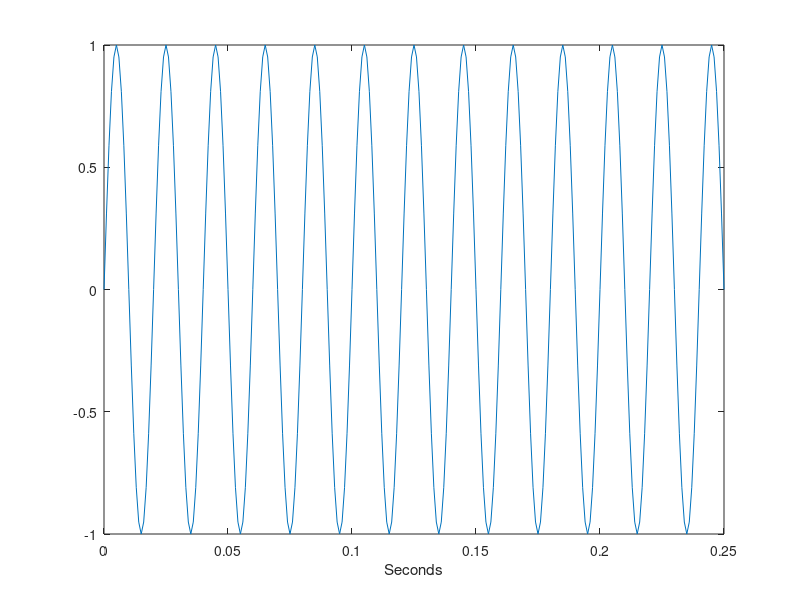
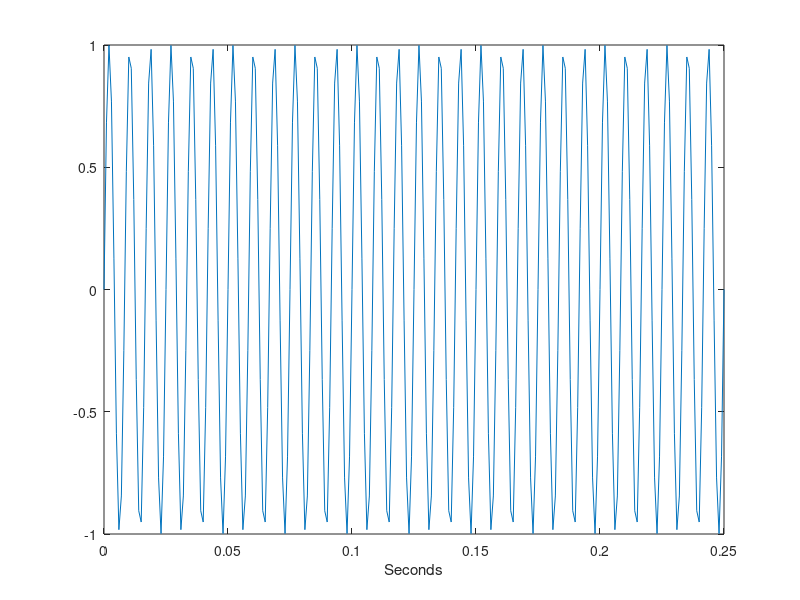
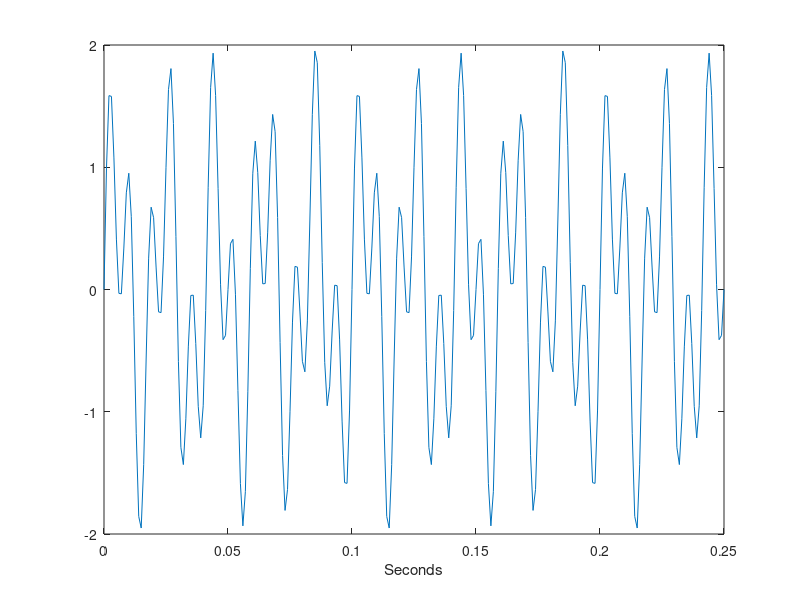
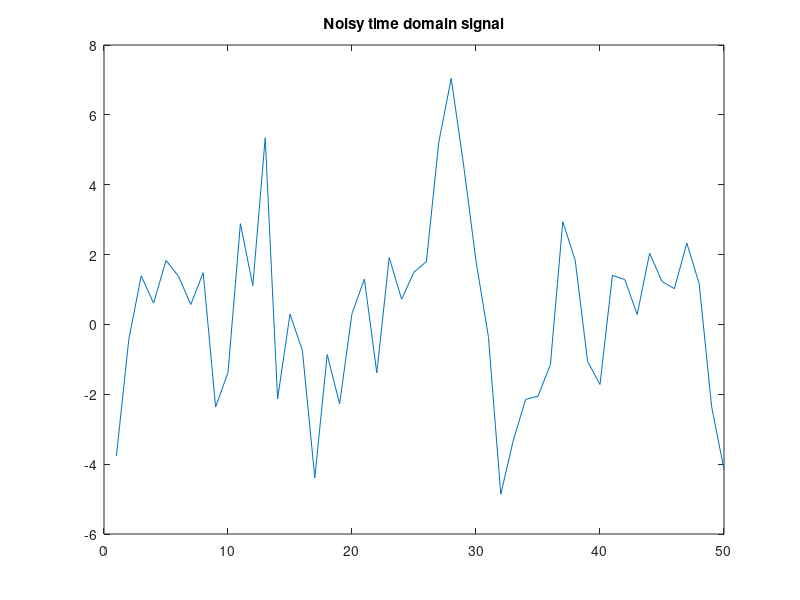

Write MATLAB code to recreate these figures, in order. (Note: this script raises an error after producing the figures.)
%%
% Quick demonstration of Fourier decomposition in the context of speech sounds.
% I use this showing students how the sounds we hear as vowels are complex sounds which can be
% partially decomposed into constituent parts

%%
% Greenberg & Ainsworth (2004) pages 1-9: synopsis
% 
% In humans, the most important function of hearing is communication. How does the auditory system work? 
% Since the 1800?s, people have modeled the hearing system as a frequency analyzer. 
% Because each phone (or phoneme) can be decomposed using Fourier decomposition to a particular combination of sine waves, 
% and because each phone or phoneme is, in a sense, nothing more than that particular combination of sine waves, 
% all the auditory system really has to do is carry out a kind of Fourier analysis on the incoming speech sounds, one at a time, 
% and match these to a database of known sounds. This is known as *articulation theory*.
% But this is too simple a model of auditory processing. The auditory system is doing much more than this, 
% because in many situations (like a cocktail party), it would actually be less efficient to try to process the full spectrum
% of all the sounds heard. The system must be focussing on certain aspects of the speech signal. Other factors, 
% like an analysis of the modulation of intensity over time, are probably also very important tools for decoding speech sounds.
% 
% Different levels of speech analysis are very likely to correspond to different levels of the auditory stream, 
% from the cochlea to the entire brain. The auditory system is simultaneously doing many many things, 
% and most of the time we are not aware of any of it.  Humans' vocal apparatus is unlike any other animal's - apes, 
% our nearest relatives, cannot produce linguistic sounds. But, although our vocal tract has evolved dramatically, 
% our auditory systems are not that different than those of other mammals. This suggests that our ability to produce speech sounds, 
% and the speech sounds we make, have evolved to take advantage of the auditory capabilities that we already had (and share with
% many other mammals).
% 
% Ultimately, we would like to know how information is encoded in the speech signal, 
% and how the brain decodes that information. Furthermore, the authors point out that understanding the answers 
% to these questions may help us understand why human languages are the way they are.

%%
% path to a folder containing the documents 'vowel_a.wav' and 'vowel_i.wav'. These are two pre-recorded vowel sounds.
cd '/Users/ethan/Dropbox/Documents/Teaching/Courses/MA Workshops/Auditory Neuroscience and Speech Processing'
%%

clear all;
close all;

%%
% define a time window
t = 0:.001:.25;

%%
% make two sine waves
sine1 = sin(2*pi*50*t);
sine2 = sin(2*pi*120*t);
%%

figure; plot(t,sine1); xlabel('Seconds')
figure; plot(t,sine2); xlabel('Seconds')
%%

% Take a moment to figure out what the frequency of these sine waves is

% Hint: remember that frequency is measured in Hz.

%%
% play sine1
sound(sine1)
%%
% play sine2
sound(sine2)

%%

% build a complex sound by adding sine1 and sine2
complex_sound = sine1 + sine2;

%%

% Take a moment to think about what you might expect this wave to look like

%%

% plot complex_sound

figure; plot(t,complex_sound); xlabel('Seconds')

%%

% play complex_sound
sound(complex_sound)

%%

% add some random noise to complex_sound

noisy_sound = complex_sound + 2*randn(size(t));
figure; plot(noisy_sound(1:50))
title('Noisy time domain signal')

%%
sound(noisy_sound)

%%

Y = fft(noisy_sound,251);
Y2 = fft(complex_sound,251);

% for lots more about Fourier transforms, try here: 
% http://nautil.us/blog/the-math-trick-behind-mp3s-jpegs-and-homer-simpsons-face


%%

% Spectral density for complex_sound

% Compute the power spectral density, a measurement of the energy at various frequencies, using the complex conjugate (CONJ).
% Form a frequency axis for the first 127 points and use it to plot the result. (The remainder of the points are symmetric.)

Pyy = Y2.*conj(Y2)/251;
f = 1000/251*(0:127);
figure; plot(f,Pyy(1:128))
title('Power spectral density')
xlabel('Frequency (Hz)')

%%

% Spectral density for noisy_sound

% Compute the power spectral density, a measurement of the energy at various frequencies, using the complex conjugate (CONJ).
% Form a frequency axis for the first 127 points and use it to plot the result. (The remainder of the points are symmetric.)

Pyy = Y.*conj(Y)/251;
f = 1000/251*(0:127);
figure; plot(f,Pyy(1:128))
title('Power spectral density')
xlabel('Frequency (Hz)')

%%
% Zoom in to plot up to 200 Hz
figure; plot(f(1:50),Pyy(1:50))
title('Power spectral density')
xlabel('Frequency (Hz)')

%%
clear all
close all

%%

% Let's try with a *real* phoneme!

[Y_a, Fs_a] = audioread('vowel_a.wav');

%%

sound(Y_a, Fs_a);

%%

% Let's add another!

[Y_i, Fs_i] = audioread('vowel_i.wav');

%%

sound(Y_i, Fs_i);


%%
len = length(Y_a);
Y = fft(Y_a,len);

%%

% Spectral density for "a"

% Compute the power spectral density, a measurement of the energy at various frequencies, using the complex conjugate (CONJ).
% Form a frequency axis for the first 127 points and use it to plot the result. (The remainder of the points are symmetric.)

Pyy = Y_a.*conj(Y_a)/len;
f = 1000/len*(0:8000);
figure; plot(f,Pyy(1:8001)); 
title('Power spectral density')
xlabel('Frequency (Hz)')



%%
len_i = length(Y_i);
Y = fft(Y_i,len);

%%

% Spectral density for "i"

% Compute the power spectral density, a measurement of the energy at various frequencies, using the complex conjugate (CONJ).
% Form a frequency axis for the first 127 points and use it to plot the result. (The remainder of the points are symmetric.)

Pyy = Y_i.*conj(Y_i)/len_i;
f = 1000/len_i*(0:8000);
figure; plot(f,Pyy(1:8001));
title('Power spectral density')
xlabel('Frequency (Hz)')
